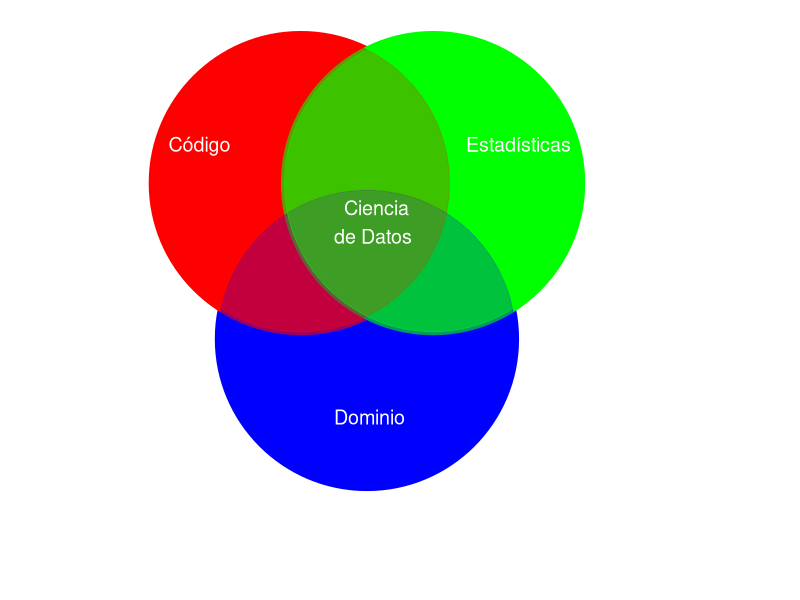

The R script that drew this image:
## ---- chunk 1
#| fig-width: 7.85
#| fig-height: 6
#| fig-align: center

library(ggplot2)

my_data <- tibble::tribble(
   ~x, ~y, ~Fill, ~Text,
   3,3, "blue", "Dominio",
   2,5, "red", "Código",
   4,5, "green", "Estadísticas"
  
)

venn <- my_data |> 
  ggplot(aes(x,y,label=Text, color = Fill))+
    theme_void()+
    geom_point(size = 102)+
  geom_point(size = 100, alpha=.4)+
  
  coord_cartesian(xlim = c(-2,9), ylim=c(0,7))+
  scale_color_manual(values = c(red = "red","green"="green","blue" = "blue"))+
  theme(legend.position = "none")+
  # Add manual color scale here
  annotate("text",
           x=c(0,4.5,2.5,2.5),
           y=c(5.5,5.5,2,4.5), 
           label = c("Código","Estadísticas","Dominio","  Ciencia\nde Datos"),hjust=c(0,0,0,0), cex=5, color = "white")
venn_orig <- venn # Cache for later use
venn
